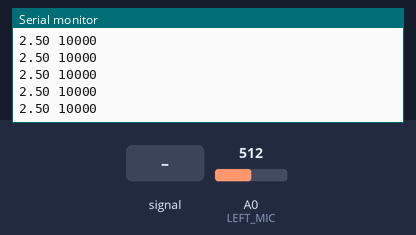
This sketch was run on a simulated Arduino Uno, built with avr-gcc and run on an emulated ATmega328P. Parts: the last lines printed to the serial monitor. Inputs (shaded band) come from the test bench; at power-on: A0 (LEFT_MIC) = 512.

Above: at 1.2 s.
1.3 s: A0 (LEFT_MIC) fed a 200 Hz sine of ±81 counts around its level
At 2.3 s:
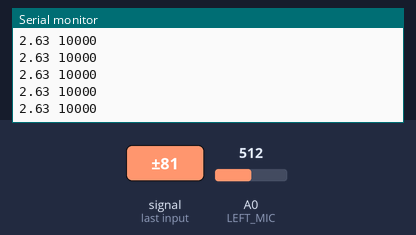
2.8 s: A0 (LEFT_MIC) set to 716
At 3.5 s:
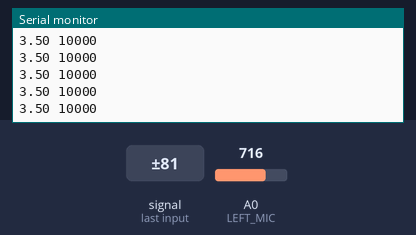
4.3 s: A0 (LEFT_MIC) fed a 1000 Hz sine of ±255 counts around its level
At 4.8 s:
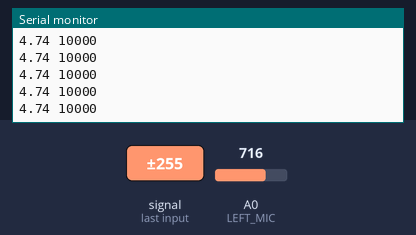
5.8 s: A0 (LEFT_MIC) set to 900
At 6.9 s:
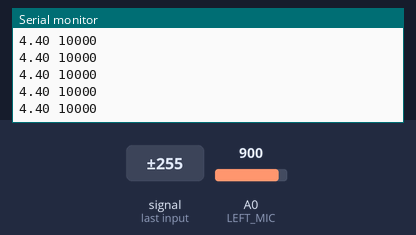
Timing chart, 0 to 8.3 s (numbered marks = the images above; inputs shaded):
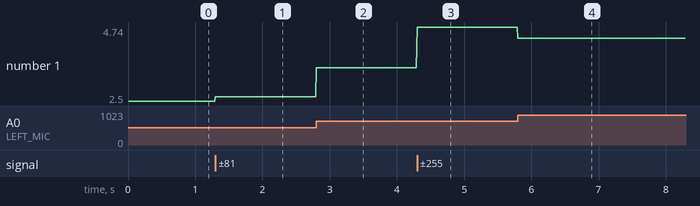

The sketch:

audio_direction_finder_old.ino
```cpp
#include <TimerOne.h>

const int SAMPLE_PERIOD_US = 10000;
const int LEFT_MIC = A0;
const int RIGHT_MIC = A1;
const float threshold_voltage = 0; // Placeholder value - depends on final circuit design

// Store past voltage values so we can detect when a measurement has crossed a threshold
float last_left_voltage, last_right_voltage;
// For measuring phase shift
unsigned long left_time, right_time;
// For profiling execution times
unsigned long curr_ts, last_ts, latest_ts_delta;

// Interpolates a parameter based on its possible range of values and a desired range of values
// This is a float-based analogue to the map() function provided by the Arduino standard library
float map_float(float value, float from_low, float from_high, float to_low, float to_high) {
  return (value - from_low) * (to_high - to_low) / (from_high - from_low) + to_low;
}

void setup() {
  // Disable interrupts while we perform hardware setup
  noInterrupts();
  Timer1.initialize(SAMPLE_PERIOD_US);
  // Attaches a function to be called at the configured interval
  Timer1.attachInterrupt(testSample);

  // put your setup code here, to run once:
  Serial.begin(115200);

  // Setup is finished - reenable interrupts
  interrupts();
}

void loop() {
  // Empty for now - non-time-sensitive processing will eventually go here
}

void samplePhaseShift() {
  curr_ts = micros();

  // Read voltage from analog inputs and convert from integer value to 0-5V
  float left_voltage = map_float(analogRead(LEFT_MIC), 0, 1023, 0, 5);
  float right_voltage = map_float(analogRead(RIGHT_MIC), 0, 1023, 0, 5);

  // Note the time at which the signal was sampled is used instead of micros()
  if (left_voltage < threshold_voltage && !(last_left_voltage < threshold_voltage)) {
    left_time = curr_ts;
  }

  if (right_voltage < threshold_voltage && !(last_right_voltage < threshold_voltage)) {
    right_time = curr_ts;
  }

  float phase_shift_sec = abs(left_time - right_time) / 1000000.0;

  last_left_voltage = left_voltage;
  last_right_voltage = right_voltage;
  last_ts = curr_ts;
}

void testSample()
{
  curr_ts = micros();
  int left_voltage_raw = analogRead(LEFT_MIC);
  float left_voltage = map_float(left_voltage_raw, 0, 1023, 0, 5);
  //  latest_voltage = left_voltage;
  latest_ts_delta = curr_ts - last_ts;

  // For testing purposes only
  Serial.print(left_voltage);
  Serial.print(" ");
  Serial.print(latest_ts_delta);
  Serial.println();
  last_ts = curr_ts;
}
```

Measured:
- after the input at 1.3 s, the serial monitor: prints a new line at once (image 1)
- after the input at 2.8 s, the serial monitor: prints a new line at once (image 2)
- after the input at 4.3 s, the serial monitor: prints a new line at once (image 3)
- after the input at 5.8 s, the serial monitor: prints a new line at once (image 4)
- plotted number 1: 2.5 → 2.63 after the input at 1.3 s, 2.63 → 3.5 after the input at 2.8 s, 3.5 → 4.74 after the input at 4.3 s, 4.74 → 4.4 after the input at 5.8 s
